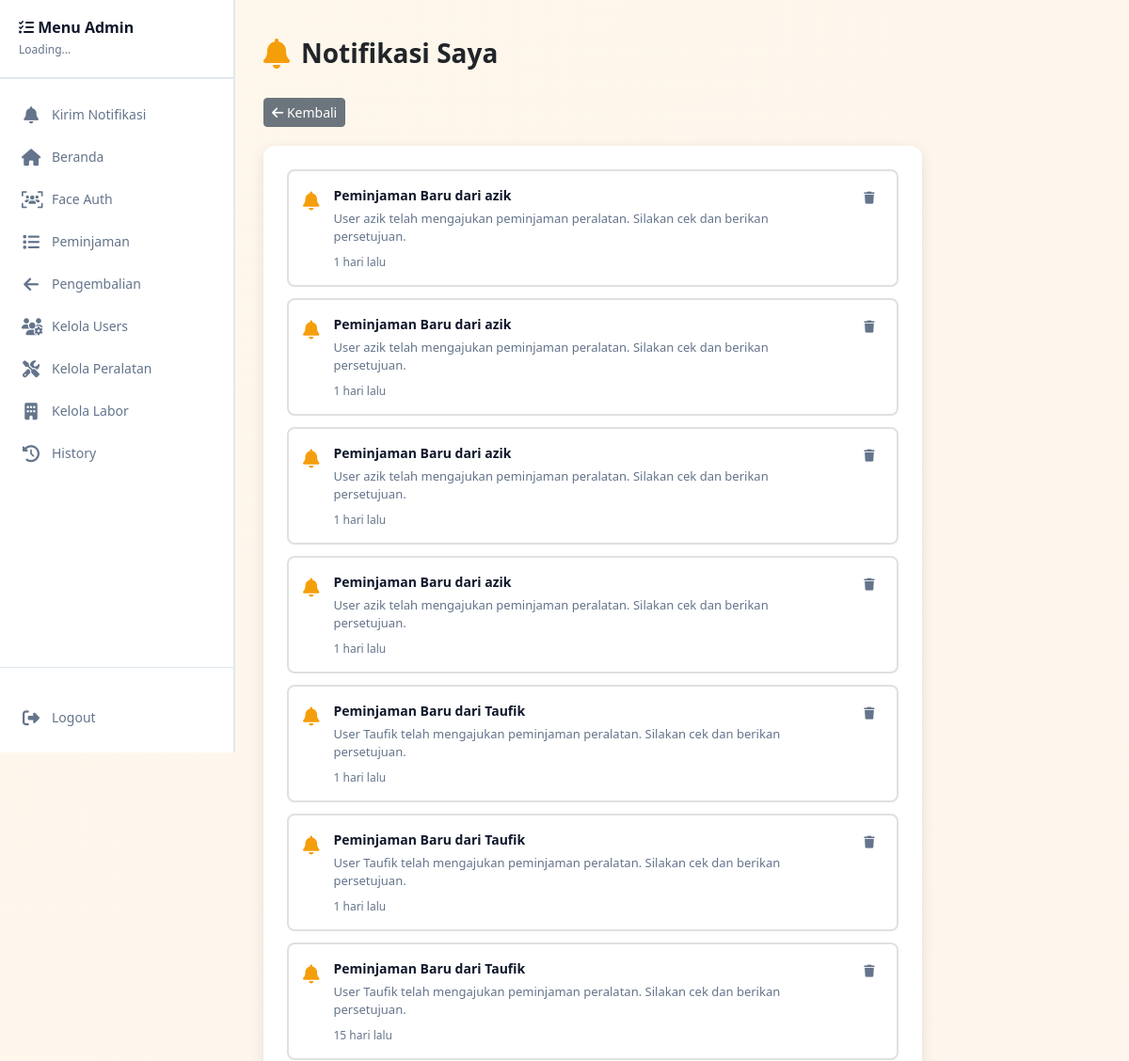
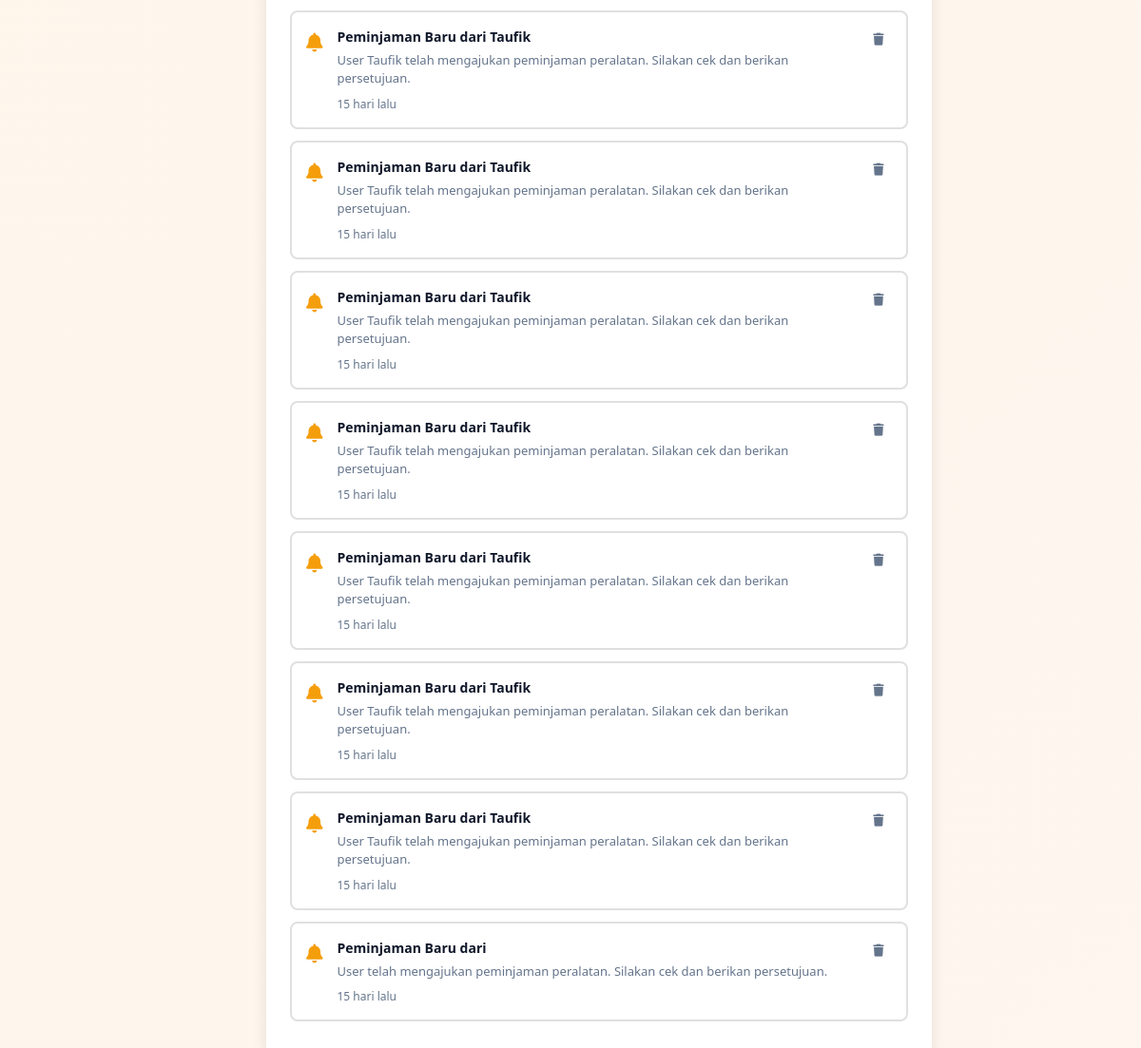
The page /admin/notifikasi_admin.php (signed in) on the database its author committed (2 pictures, top to bottom).
### tables this page shows
CREATE TABLE `notifications` (
  `id` int(11) NOT NULL,
  `user_id` int(11) NOT NULL,
  `recipient_type` varchar(20) DEFAULT 'user',
  `title` varchar(191) NOT NULL,
  `message` text NOT NULL,
  `is_read` tinyint(1) DEFAULT 0,
  `created_at` datetime DEFAULT current_timestamp()
);

### admin/notifikasi_admin.php (the view, shortened to what this page needs)
<?php
include '../config/database.php';
$admin_id = intval($_SESSION['admin_id']);
mysqli_query($conn, "UPDATE notifications SET is_read = 1 WHERE user_id = $admin_id");
$notif_q = mysqli_query($conn,
  "SELECT * FROM notifications WHERE user_id = $admin_id ORDER BY is_read ASC, created_at DESC LIMIT 20"
);
?>
<!DOCTYPE html>
<html lang="id">
<head>
  <link href="https://cdn.jsdelivr.net/npm/bootstrap@5.3.2/dist/css/bootstrap.min.css" rel="stylesheet">
  <link rel="stylesheet" href="https://cdnjs.cloudflare.com/ajax/libs/font-awesome/6.4.0/css/all.min.css">
</head>
<body>
<?php include '../assets/admin_sidebar.php'; ?>
<div class="main-content">
  <div class="page-header">
    <h1>
      <i class="fas fa-bell"></i>
      Notifikasi Saya
    </h1>
  </div>
<div style="margin-bottom: 20px;">
  <a href="notifikasi.php" class="btn btn-secondary btn-sm">
    <i class="fas fa-arrow-left"></i> Kembali
  </a>
</div>
  <div class="notif-container">
    <div id="notificationsContainer">
      <?php if(mysqli_num_rows($notif_q) > 0): ?>
        <?php while($notif = mysqli_fetch_assoc($notif_q)):
          $is_unread = '';
          $created = new DateTime($notif['created_at']);
          $now = new DateTime();
          $interval = $now->diff($created);
          if($interval->days > 0) {
            $time_text = $interval->days . ' hari lalu';
          } elseif($interval->h > 0) {
            $time_text = $interval->h . ' jam lalu';
          } elseif($interval->i > 0) {
            $time_text = $interval->i . ' menit lalu';
          } else {
            $time_text = 'Baru saja';
          }
        ?>
          <div class="notif-item <?php echo $is_unread; ?>" data-notif-id="<?php echo $notif['id']; ?>">
            <div class="notif-icon">
              <i class="fas fa-bell"></i>
            </div>
            <div class="notif-content">
              <div class="notif-title"><?php echo htmlspecialchars($notif['title']); ?></div>
              <div class="notif-message"><?php echo htmlspecialchars($notif['message']); ?></div>
              <div class="notif-time"><?php echo $time_text; ?></div>
            </div>
            <div class="notif-actions">
              <button class="notif-btn delete" onclick="deleteNotif(<?php echo $notif['id']; ?>)" title="Hapus">
                <i class="fas fa-trash"></i>
              </button>
            </div>
          </div>
        <?php endwhile; ?>
      <?php endif; ?>
    </div>
  </div>
</div>
</body>
</html>

### admin/notifikasi_admin.php (style rules this page uses)
:root { --primary: #f59e0b; --success: #22c55e; --danger: #ef4444; --bg-primary: #ffffff; --bg-secondary: #f8fafc; --text-primary: #0f172a; --text-secondary: #64748b; --border-color: #e2e8f0; --shadow: 0 4px 15px rgba(0, 0, 0, 0.1); }
body { font-family: 'Segoe UI', Tahoma, Geneva, Verdana, sans-serif; background: linear-gradient(135deg, #f59e0b15 0%, #fb923c15 100%); }
.main-content { padding: 40px 30px; min-height: 100vh; margin-left: 250px; }
.page-header h1 { font-size: 28px; font-weight: 700; display: flex; align-items: center; gap: 12px; margin-bottom: 30px; }
.page-header h1 i { color: var(--primary); font-size: 32px; }
.notif-container { background: var(--bg-primary); border-radius: 12px; padding: 25px; box-shadow: var(--shadow); max-width: 700px; }
.notif-item { padding: 15px; border: 2px solid var(--border-color); border-radius: 8px; margin-bottom: 12px; transition: all 0.3s; display: flex; gap: 15px; align-items: flex-start; }
.notif-icon { font-size: 20px; color: var(--primary); flex-shrink: 0; margin-top: 2px; }
.notif-content { flex: 1; min-width: 0; }
.notif-title { font-weight: 700; color: var(--text-primary); margin-bottom: 5px; font-size: 14px; }
.notif-message { font-size: 13px; color: var(--text-secondary); line-height: 1.5; margin-bottom: 8px; }
.notif-time { font-size: 12px; color: var(--text-secondary); }
.notif-actions { display: flex; gap: 6px; flex-shrink: 0; }
.notif-btn { width: 28px; height: 28px; border: none; border-radius: 6px; background: transparent; color: var(--text-secondary); cursor: pointer; transition: all 0.2s; display: flex; align-items: center; justify-content: center; font-size: 13px; }

### assets/admin_sidebar.php (style rules this page uses)
:root { --primary: #f59e0b; --primary-light: #fbbf24; --primary-dark: #d97706; --secondary: #fb923c; --bg-primary: #ffffff; --bg-secondary: #f8fafc; --bg-tertiary: #fef3c7; --text-primary: #0f172a; --text-secondary: #64748b; --border-color: #e0e0e0; --border-light: #e2e8f0; --hover-bg: #f9f9f9; --success: #22c55e; --danger: #ef4444; --shadow: 0 4px 15px rgba(0,0,0,0.1); }
* { box-sizing: border-box; }
body { overflow-x: hidden; margin: 0; padding: 0; }
.main-content { margin-left: 250px; transition: margin-left 0.3s ease; width: calc(100% - 250px); }

### rows shown on the page
notifications: title "Peminjaman Baru dari azik", message "User azik telah mengajukan peminjaman peralatan. Silakan cek dan berikan persetujuan.", created_at "1 hari lalu"
notifications: title "Peminjaman Baru dari azik", message "User azik telah mengajukan peminjaman peralatan. Silakan cek dan berikan persetujuan.", created_at "1 hari lalu"
notifications: title "Peminjaman Baru dari azik", message "User azik telah mengajukan peminjaman peralatan. Silakan cek dan berikan persetujuan.", created_at "1 hari lalu"
notifications: title "Peminjaman Baru dari azik", message "User azik telah mengajukan peminjaman peralatan. Silakan cek dan berikan persetujuan.", created_at "1 hari lalu"
notifications: title "Peminjaman Baru dari Taufik", message "User Taufik telah mengajukan peminjaman peralatan. Silakan cek dan berikan persetujuan.", created_at "1 hari lalu"
notifications: title "Peminjaman Baru dari Taufik", message "User Taufik telah mengajukan peminjaman peralatan. Silakan cek dan berikan persetujuan.", created_at "1 hari lalu"
notifications: title "Peminjaman Baru dari Taufik", message "User Taufik telah mengajukan peminjaman peralatan. Silakan cek dan berikan persetujuan.", created_at "15 hari lalu"
notifications: title "Peminjaman Baru dari Taufik", message "User Taufik telah mengajukan peminjaman peralatan. Silakan cek dan berikan persetujuan.", created_at "15 hari lalu"
notifications: title "Peminjaman Baru dari Taufik", message "User Taufik telah mengajukan peminjaman peralatan. Silakan cek dan berikan persetujuan.", created_at "15 hari lalu"
notifications: title "Peminjaman Baru dari Taufik", message "User Taufik telah mengajukan peminjaman peralatan. Silakan cek dan berikan persetujuan.", created_at "15 hari lalu"
notifications: title "Peminjaman Baru dari Taufik", message "User Taufik telah mengajukan peminjaman peralatan. Silakan cek dan berikan persetujuan.", created_at "15 hari lalu"
notifications: title "Peminjaman Baru dari Taufik", message "User Taufik telah mengajukan peminjaman peralatan. Silakan cek dan berikan persetujuan.", created_at "15 hari lalu"
notifications: title "Peminjaman Baru dari Taufik", message "User Taufik telah mengajukan peminjaman peralatan. Silakan cek dan berikan persetujuan.", created_at "15 hari lalu"
notifications: title "Peminjaman Baru dari Taufik", message "User Taufik telah mengajukan peminjaman peralatan. Silakan cek dan berikan persetujuan.", created_at "15 hari lalu"
notifications: title "Peminjaman Baru dari", message "User telah mengajukan peminjaman peralatan. Silakan cek dan berikan persetujuan.", created_at "15 hari lalu"

### other values the page prints
$item['label'] "Kirim Notifikasi"
$item['label'] "Beranda"
$item['label'] "Face Auth"
$item['label'] "Peminjaman"
$item['label'] "Pengembalian"
$item['label'] "Kelola Users"
$item['label'] "Kelola Peralatan"
$item['label'] "Kelola Labor"
$item['label'] "History"
